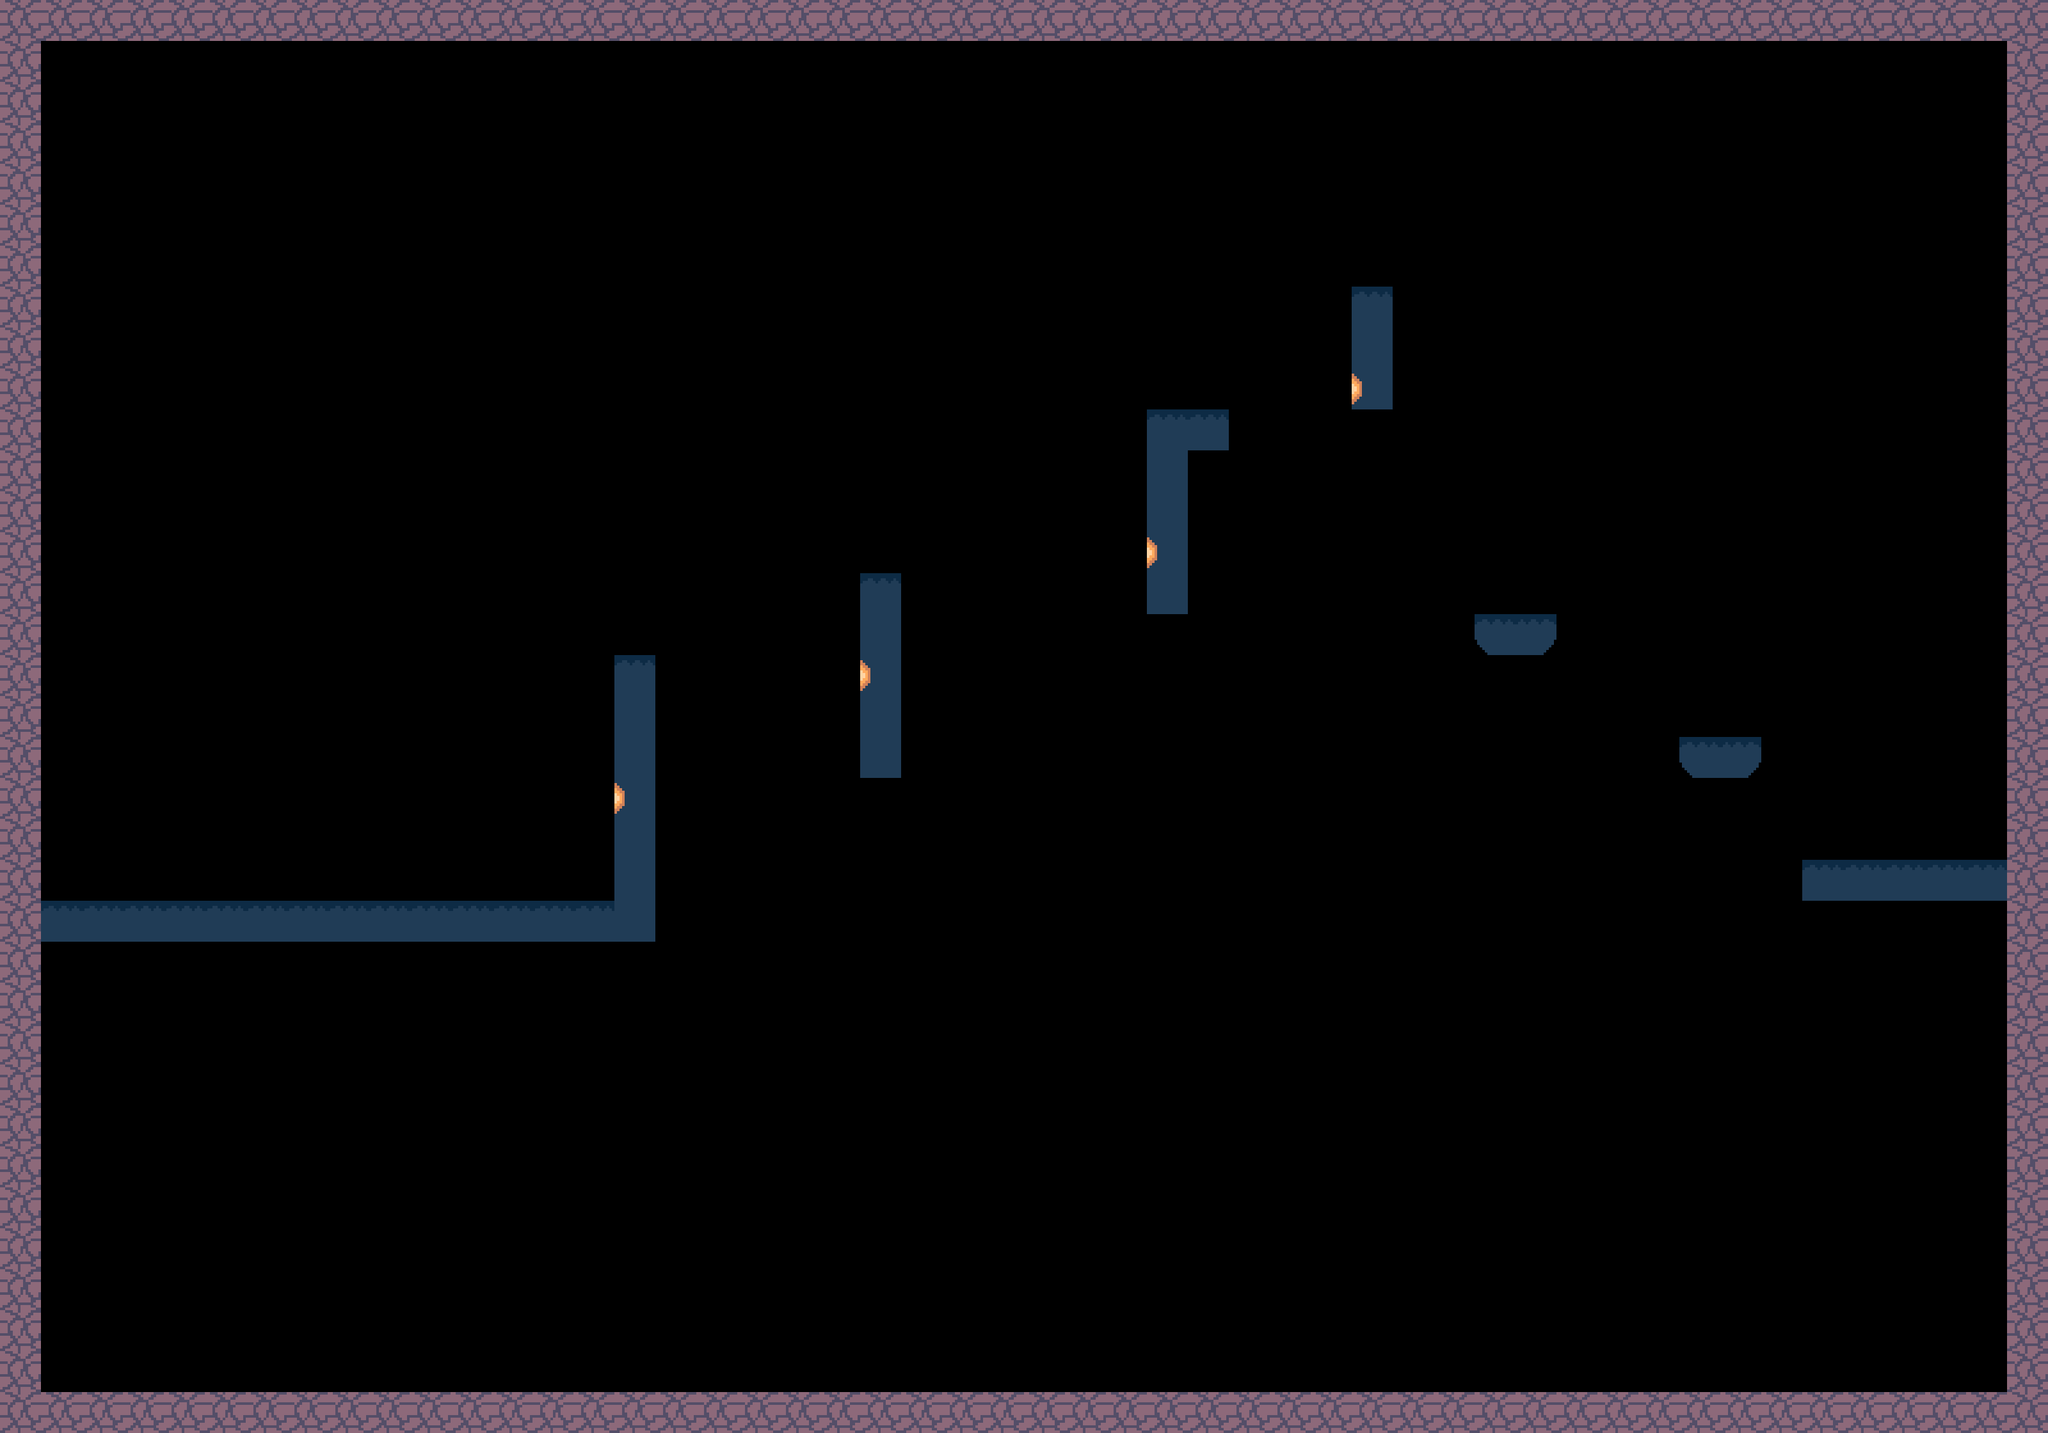

Below is a game level as drawn by its tile map, then a one-line description and the .tmx that defines it (tile-layer data replaced by summaries):
An orthogonal 50x35 tile map with 64x64 px tiles, 4 tile layers (surface, ground, walls, targets).

<map version="1.5" tiledversion="1.6.0" orientation="orthogonal" renderorder="right-down" width="50" height="35" tilewidth="64" tileheight="64" infinite="0" nextlayerid="5" nextobjectid="1">
 <tileset firstgid="1" source="sharpshoot_tiles.tsx" />
 <layer id="1" name="surface" width="50" height="35">
  <data>[1750 cells, 44 non-empty, 4 distinct tile ids]</data>
 </layer>
 <layer id="4" name="ground" width="50" height="35">
  <data>[1750 cells, 0 non-empty, 0 distinct tile ids]</data>
 </layer>
 <layer id="3" name="walls" width="50" height="35">
  <data>[1750 cells, 166 non-empty, 1 distinct tile ids]</data>
 </layer>
 <layer id="2" name="targets" width="50" height="35">
  <data>[1750 cells, 4 non-empty, 1 distinct tile ids]</data>
 </layer>
</map>
